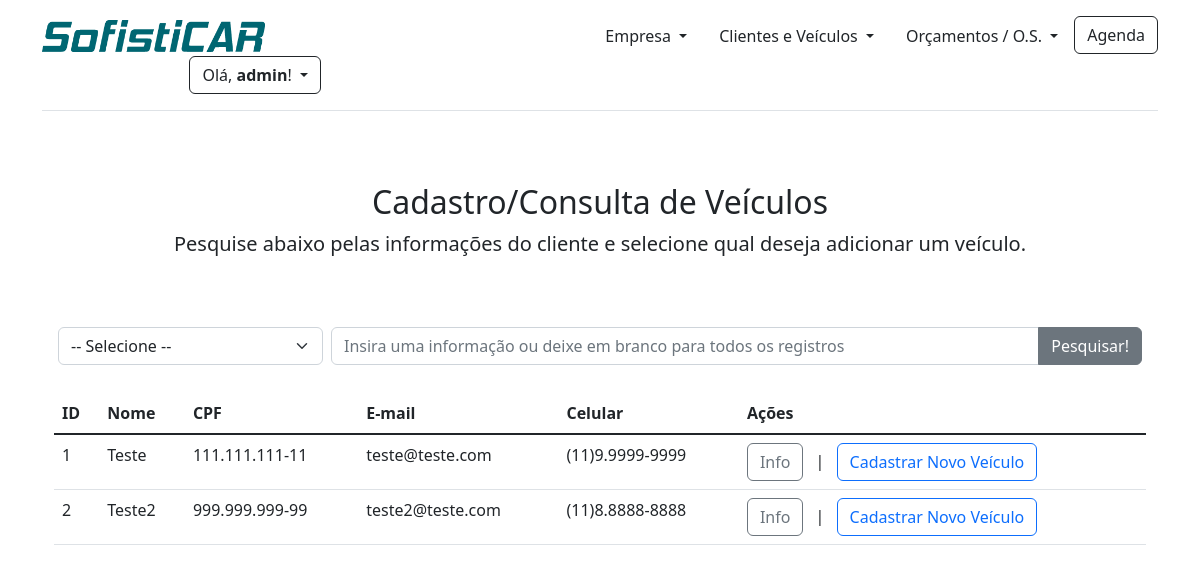
The app's page /veiculo_cadastrar (signed in) with its own data.
### app/models/tables.py (models this page shows, shortened)
class Usuario(db.Model):
    __tablename__ = "usuarios"
    id = db.Column(db.Integer, primary_key=True, autoincrement=True)
    username = db.Column(db.String, unique=True)
    password = db.Column(db.String, nullable=False)
    email = db.Column(db.String, nullable=False)
    funcionario_id = db.Column(db.Integer, db.ForeignKey('funcionarios.id'))
    isActive = db.Column(db.Boolean, default=1, nullable=False)
    @property
    def is_authenticated(self):
        return True

class Cliente(db.Model):
    __tablename__ = 'clientes'
    id = db.Column(db.Integer, primary_key=True, autoincrement=True)
    nome = db.Column(db.String(150), nullable=False)
    email = db.Column(db.String(150), nullable=False)
    cpf = db.Column(db.String(150), nullable=False)
    celular = db.Column(db.String(150), nullable=False)
    isActive = db.Column(db.Boolean, default=1, nullable=False)
    veiculo = relationship('Veiculo', back_populates='cliente')
    def cliente_esta_ativo(cliente):
        if cliente.isActive == 1:
            return "SIM"
        else:
            return "NÃO"

### app/controllers/veiculos.py (the view)
@app.route('/veiculo_cadastrar', methods=['GET', 'POST'])
def veiculo_cadastrar():
    clientes = Cliente.query.all()
    campo = ''
    if request.method == 'POST':
        opcao = request.form['opcao']
        campo = request.form['campo']
        return render_template("veiculo_cadastrar.html", clientes=clientes, opcao=opcao, campo=campo)
    return render_template("veiculo_cadastrar.html", clientes=clientes, campo=campo)

### app/controllers/clientes.py (called while the page is built)
@login_manager.user_loader
def load_user(session_token):
    return Usuario.query.filter_by(id=session_token).first()

### app/templates/veiculo_cadastrar.html (shortened to what this page needs)
{% extends "base.html" %}
{% block content %}
{% if current_user.is_authenticated %}
<main class="container">
    <div class="py-5 text-center">
        <h2>Cadastro/Consulta de Veículos</h2>
        <p class="lead">Pesquise abaixo pelas informações do cliente e selecione qual deseja adicionar um veículo.</p>
    </div>
    {% if mensagem_editar %}
    <div class="col-12 text-center">
        <div class="alert alert-success d-flex flex-column align-items-center" role="alert">
            {{ mensagem_editar }}
            <a class="col-3 btn btn-outline-success mt-3" href="/cliente_resultado">Retornar para consulta de clientes</a>
        </div>
    </div>
    {% else %}
    <div class="container">
        <form action="" class="col-12 d-flex" method="POST">
            <div class="col-3 p-1">
                <select class="form-select" name="opcao">
                    <option>-- Selecione --</option>
                </select>
            </div>
            <div class="col-9 p-1">
                <div class="input-group">
                    <input type="text" class="form-control" placeholder="Insira uma informação ou deixe em branco para todos os registros" name="campo">
                    <button type="submit" class="btn btn-secondary">Pesquisar!</button>
                </div>
            </div>
        </form>
        <table class="table col-12">
            <thead class="col-12">
                <th>ID</th>
                <th>Nome</th>
                <th>CPF</th>
                <th>E-mail</th>
                <th>Celular</th>
                <th>Ações</th>
            </thead>
            <tbody class="col-12 table-group-divider">
                {% if campo == '' %}
                    {% for cliente in clientes %}
                        {% if cliente.isActive == 1 %}
                        <tr>
                            <td>{{ cliente.id }}</td>
                            <td>{{ cliente.nome }}</td>
                            <td>{{cliente.cpf[0:3]}}.{{cliente.cpf[4:7]}}.{{cliente.cpf[7:10]}}-{{cliente.cpf[10:12]}}</td>
                            <td>{{ cliente.email }}</td>
                            <td>({{cliente.celular[0:2]}}){{cliente.celular[2]}}.{{cliente.celular[3:7]}}-{{cliente.celular[7:12]}}</td>
                            <td>
                                <button type="button" class="btn btn-outline-secondary" data-bs-toggle="modal" data-bs-target="#modalinfo{{cliente.id}}">
                                    Info
                                </button>
                                <span class="p-2">|</span>
                                <a href="/veiculo_adiciona/{{cliente.id}}"><button type="button" class="btn btn-outline-primary">Cadastrar Novo Veículo</button></a>
                            </td>
                        </tr>
                        {% endif %}
                    {% endfor %}
                {% endif %}
            </tbody>
        </table>
    </div>
{% endif %}
</main>
{% else %}
    <meta http-equiv="refresh" content="0.1; url='http://localhost:5000/login'" />
{% endif %}
{% endblock %}

### app/templates/base.html (shortened to what this page needs)
<!DOCTYPE html>
<html lang="pt-br">
  <head>
    {% block head %}
    <link href="https://cdn.jsdelivr.net/npm/bootstrap@5.2.3/dist/css/bootstrap.min.css" rel="stylesheet">
    {% endblock %}
  </head>
  <body>
    {% block menu_superior %}
    <div class="container">
      <header class="d-flex flex-wrap align-items-center justify-content-center justify-content-md-between py-3 mb-4 border-bottom">
        <a href="/" class="d-flex align-items-center col-md-3 mb-2 mb-md-0 text-dark text-decoration-none">
          <img src={{ url_for('static', filename="img/logo.png") }} alt="Sofisticar Logo" width="223" height="32">
        </a>
        <ul class="nav col-12 col-md-auto mb-2 justify-content-center mb-md-0">
          <li class="nav-item dropdown">
            <a class="nav-link dropdown-toggle link-dark" href="#" role="button" data-bs-toggle="dropdown" aria-expanded="false">
              Empresa
            </a>
          </li>
          <li class="nav-item dropdown">
            <a class="nav-link dropdown-toggle link-dark" href="#" role="button" data-bs-toggle="dropdown" aria-expanded="false">
              Clientes e Veículos
            </a>
          </li>
          <li class="nav-item dropdown">
            <a class="nav-link dropdown-toggle link-dark" href="#" role="button" data-bs-toggle="dropdown" aria-expanded="false">
              Orçamentos / O.S.
            </a>
          </li>
          <li><a class="btn btn-outline-dark" href="#">Agenda</a></li>
        </ul>
        <div class="col-md-3 text-end dropdown">
          {% if current_user.is_authenticated %}
            <div class="dropdown">
              <a class="btn btn-outline-dark dropdown-toggle" type="button" data-bs-toggle="dropdown" aria-expanded="false">
                Olá, <strong>{{current_user.username}}</strong>!
              </a>
            </div>
          {% else %}
            <div class="dropdown">
              <a href="{{url_for('login')}}" class="btn btn-outline-success">Login</a>
            </div>
          {% endif %}
        </div>
      </header>
    </div>
    {% endblock %}
    {% block content %}
    {% endblock %}
  </body>
</html>

### records on screen
Usuario: username "admin"
Cliente: id "1", nome "Teste", cpf "111", cpf "11", email "teste@teste.com", celular "11", celular "9", celular "9999"
Cliente: id "2", nome "Teste2", cpf "999", cpf "99", email "teste2@teste.com", celular "11", celular "8", celular "8888"
